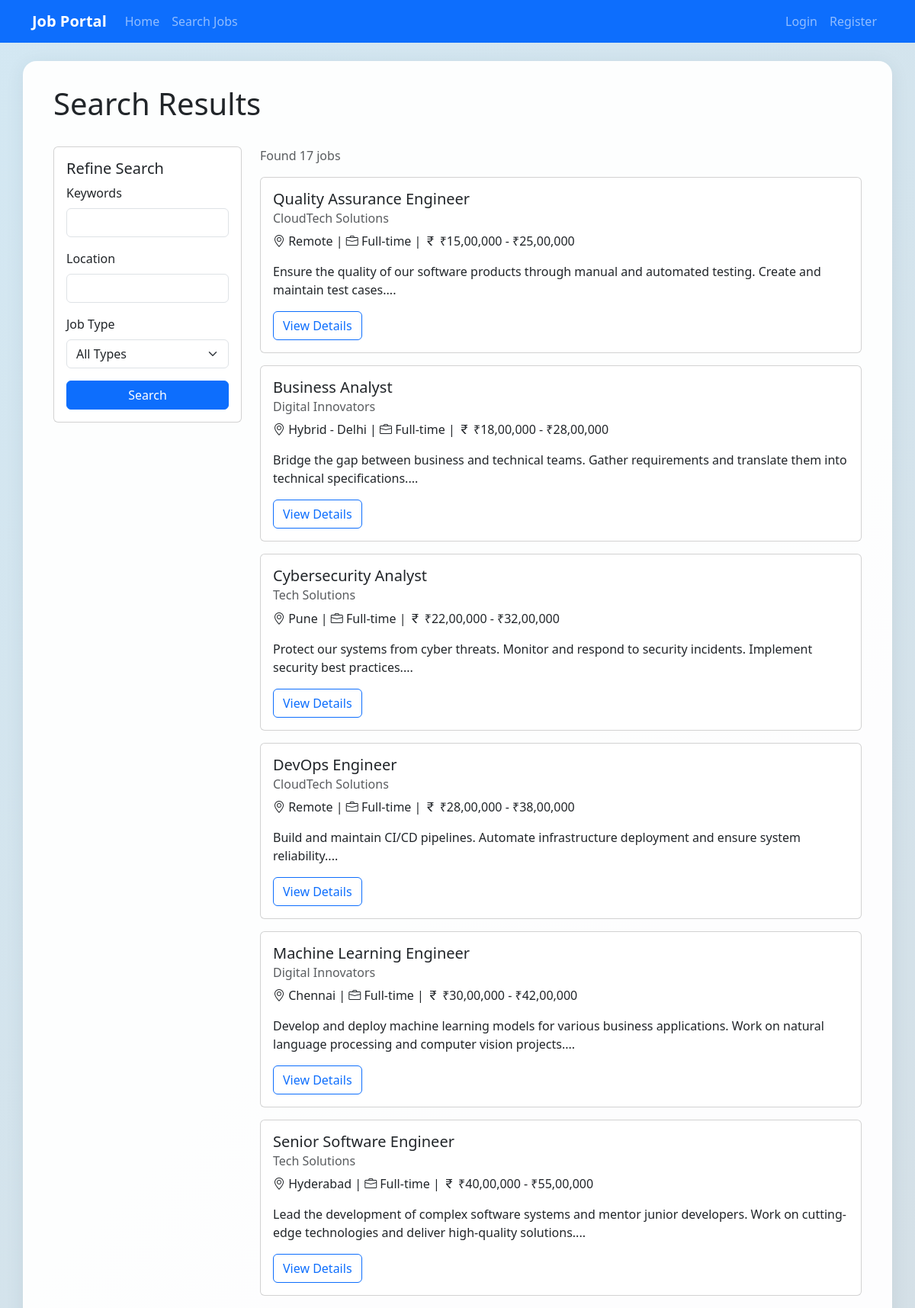
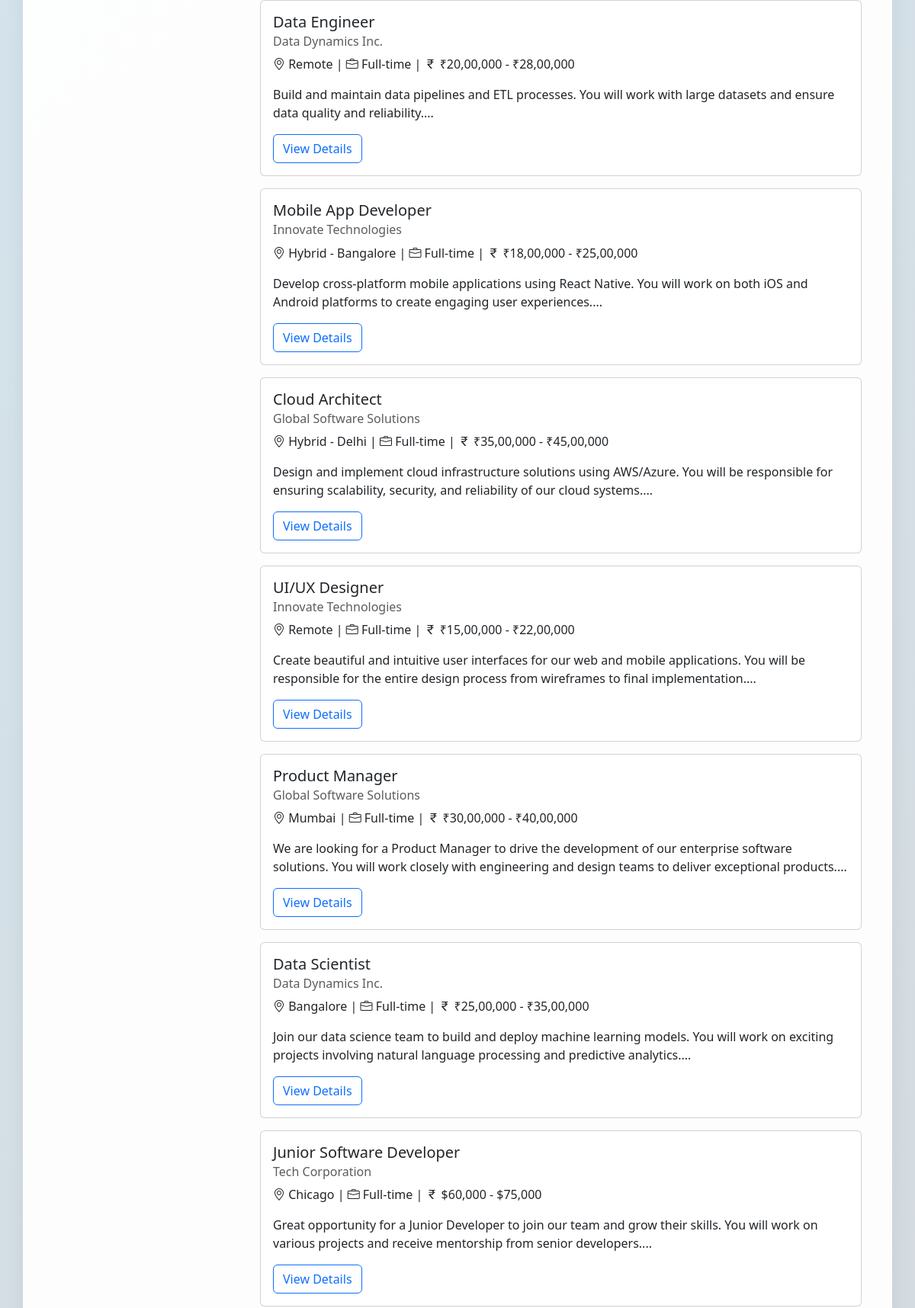
Screenshot of /search (upper part) with the database file from the repository (2 pictures, top to bottom).
### app/models.py (models this page shows, shortened)
class Job(db.Model):
    id = db.Column(db.Integer, primary_key=True)
    title = db.Column(db.String(100), nullable=False)
    description = db.Column(db.Text, nullable=False)
    requirements = db.Column(db.Text)
    location = db.Column(db.String(100))
    salary_range = db.Column(db.String(50))
    job_type = db.Column(db.String(50))  # Full-time, Part-time, Contract, etc.
    posted_date = db.Column(db.DateTime, default=datetime.utcnow)
    is_active = db.Column(db.Boolean, default=True)
    employer_id = db.Column(db.Integer, db.ForeignKey('user.id'), nullable=False)
    applications = db.relationship('Application', backref='job', lazy='dynamic')

class User(UserMixin, db.Model):
    id = db.Column(db.Integer, primary_key=True)
    username = db.Column(db.String(64), unique=True, nullable=False)
    email = db.Column(db.String(120), unique=True, nullable=False)
    password_hash = db.Column(db.String(128))
    is_employer = db.Column(db.Boolean, default=False)
    company_name = db.Column(db.String(100))
    created_at = db.Column(db.DateTime, default=datetime.utcnow)
    jobs_posted = db.relationship('Job', backref='employer', lazy='dynamic')
    applications = db.relationship('Application', backref='applicant', lazy='dynamic')

### app/routes/main.py (the view)
@bp.route('/search')
def search():
    query = request.args.get('q', '')
    location = request.args.get('location', '')
    job_type = request.args.get('type', '')
    jobs_query = Job.query.filter_by(is_active=True)
    if query:
        jobs_query = jobs_query.filter(Job.title.ilike(f'%{query}%'))
    if location:
        jobs_query = jobs_query.filter(Job.location.ilike(f'%{location}%'))
    if job_type:
        jobs_query = jobs_query.filter(Job.job_type == job_type)
    jobs = jobs_query.order_by(Job.posted_date.desc()).all()
    return render_template('search.html', jobs=jobs, query=query, location=location, job_type=job_type)

### app/templates/search.html (shortened to what this page needs)
{% extends "base.html" %}
{% block content %}
<div class="row mb-4">
    <div class="col-md-8">
        <h1>Search Results</h1>
    </div>
</div>
<div class="row">
    <div class="col-md-3">
        <div class="card mb-4">
            <div class="card-body">
                <h5 class="card-title">Refine Search</h5>
                <form action="{{ url_for('main.search') }}" method="get">
                    <div class="mb-3">
                        <label for="q" class="form-label">Keywords</label>
                        <input type="text" class="form-control" id="q" name="q" value="{{ query }}">
                    </div>
                    <div class="mb-3">
                        <label for="location" class="form-label">Location</label>
                        <input type="text" class="form-control" id="location" name="location" value="{{ location }}">
                    </div>
                    <div class="mb-3">
                        <label for="type" class="form-label">Job Type</label>
                        <select class="form-select" id="type" name="type">
                            <option value="">All Types</option>
                        </select>
                    </div>
                    <button type="submit" class="btn btn-primary w-100">Search</button>
                </form>
            </div>
        </div>
    </div>
    <div class="col-md-9">
        {% if jobs %}
            <div class="mb-3">
                <p class="text-muted">Found {{ jobs|length }} job{{ 's' if jobs|length != 1 else '' }}</p>
            </div>
            {% for job in jobs %}
                <div class="card job-card mb-3">
                    <div class="card-body">
                        <h5 class="card-title">{{ job.title }}</h5>
                        <h6 class="card-subtitle mb-2 text-muted">{{ job.employer.company_name }}</h6>
                        <p class="card-text">
                            <i class="bi bi-geo-alt"></i> {{ job.location }} |
                            <i class="bi bi-briefcase"></i> {{ job.job_type }} |
                            <i class="bi bi-currency-rupee"></i> {{ job.salary_range }}
                        </p>
                        <p class="card-text">{{ job.description[:200] }}...</p>
                        <a href="{{ url_for('jobs.view_job', job_id=job.id) }}" class="btn btn-outline-primary">View Details</a>
                    </div>
                </div>
            {% endfor %}
        {% else %}
            <div class="alert alert-info">
                No jobs found matching your criteria. Try adjusting your search filters.
            </div>
        {% endif %}
    </div>
</div>
{% endblock %}

### app/templates/base.html (style rules this page uses)
body { min-height: 100vh; background: linear-gradient(135deg, hsl(201, 56%, 89%) 0%, #d5d8db 100%); }
.job-card { transition: transform 0.2s; }

### rows the page displays
Job: title "Quality Assurance Engineer", employer.company_name "CloudTech Solutions", location "Remote", job_type "Full-time", salary_range "₹15,00,000 - ₹25,00,000", description "Ensure the quality of our software products through manual and automated testing. Create and maintain test cases."
Job: title "Business Analyst", employer.company_name "Digital Innovators", location "Hybrid - Delhi", job_type "Full-time", salary_range "₹18,00,000 - ₹28,00,000", description "Bridge the gap between business and technical teams. Gather requirements and translate them into technical specifications."
Job: title "Cybersecurity Analyst", employer.company_name "Tech Solutions", location "Pune", job_type "Full-time", salary_range "₹22,00,000 - ₹32,00,000", description "Protect our systems from cyber threats. Monitor and respond to security incidents. Implement security best practices."
Job: title "DevOps Engineer", employer.company_name "CloudTech Solutions", location "Remote", job_type "Full-time", salary_range "₹28,00,000 - ₹38,00,000", description "Build and maintain CI/CD pipelines. Automate infrastructure deployment and ensure system reliability."
Job: title "Machine Learning Engineer", employer.company_name "Digital Innovators", location "Chennai", job_type "Full-time", salary_range "₹30,00,000 - ₹42,00,000", description "Develop and deploy machine learning models for various business applications. Work on natural language processing and computer vision projects."
Job: title "Senior Software Engineer", employer.company_name "Tech Solutions", location "Hyderabad", job_type "Full-time", salary_range "₹40,00,000 - ₹55,00,000", description "Lead the development of complex software systems and mentor junior developers. Work on cutting-edge technologies and deliver high-quality solutions."
Job: title "Data Engineer", employer.company_name "Data Dynamics Inc.", location "Remote", job_type "Full-time", salary_range "₹20,00,000 - ₹28,00,000", description "Build and maintain data pipelines and ETL processes. You will work with large datasets and ensure data quality and reliability."
Job: title "Mobile App Developer", employer.company_name "Innovate Technologies", location "Hybrid - Bangalore", job_type "Full-time", salary_range "₹18,00,000 - ₹25,00,000", description "Develop cross-platform mobile applications using React Native. You will work on both iOS and Android platforms to create engaging user experiences."
Job: title "Cloud Architect", employer.company_name "Global Software Solutions", location "Hybrid - Delhi", job_type "Full-time", salary_range "₹35,00,000 - ₹45,00,000", description "Design and implement cloud infrastructure solutions using AWS/Azure. You will be responsible for ensuring scalability, security, and reliability of our cloud systems."
Job: title "UI/UX Designer", employer.company_name "Innovate Technologies", location "Remote", job_type "Full-time", salary_range "₹15,00,000 - ₹22,00,000", description "Create beautiful and intuitive user interfaces for our web and mobile applications. You will be responsible for the entire design process from wireframes to final implementation."
Job: title "Product Manager", employer.company_name "Global Software Solutions", location "Mumbai", job_type "Full-time", salary_range "₹30,00,000 - ₹40,00,000", description "We are looking for a Product Manager to drive the development of our enterprise software solutions. You will work closely with engineering and design teams to deliver exceptional products."
Job: title "Data Scientist", employer.company_name "Data Dynamics Inc.", location "Bangalore", job_type "Full-time", salary_range "₹25,00,000 - ₹35,00,000", description "Join our data science team to build and deploy machine learning models. You will work on exciting projects involving natural language processing and predictive analytics."
Job: title "Junior Software Developer", employer.company_name "Tech Corporation", location "Chicago", job_type "Full-time", salary_range "$60,000 - $75,000", description "Great opportunity for a Junior Developer to join our team and grow their skills. You will work on various projects and receive mentorship from senior developers."

### other values shown
{{ jobs|length }} "17"
{{ 's' if jobs|length != 1 else '' }} "s"
